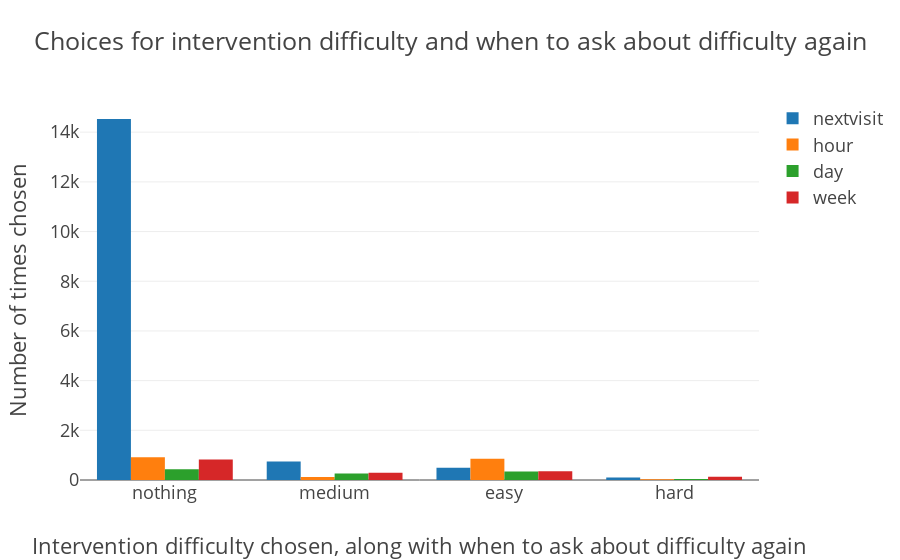

This figure's notebook cell:
### Code cell
# noexport

plot_survey_choice_to_difficulty_choice_counts()

### Figure 1 — Plotly figure (JSON) as saved in the notebook; plotly's stock layout.template omitted (floating-point values rounded to 4 significant figures)
{"data": [{"name": "nextvisit", "type": "bar", "uid": "acfbd814-7082-44c6-9e07-055346a816e5", "x": ["nothing", "medium", "easy", "hard"], "y": [14530, 746, 498, 99]}, {"name": "hour", "type": "bar", "uid": "a1e07014-0e03-4b1c-8745-793458d4db53", "x": ["nothing", "easy", "medium", "hard"], "y": [912, 854, 118, 31]}, {"name": "day", "type": "bar", "uid": "53298324-717f-4d25-801a-c93acdab1010", "x": ["nothing", "easy", "medium", "hard"], "y": [432, 339, 257, 38]}, {"name": "week", "type": "bar", "uid": "29cc541e-a61b-44d1-a574-347240e5b0ca", "x": ["nothing", "easy", "medium", "hard"], "y": [823, 348, 287, 128]}], "layout": {"font": {"size": 18}, "title": {"text": "Choices for intervention difficulty and when to ask about difficulty again"}, "xaxis": {"title": {"text": "Intervention difficulty chosen, along with when to ask about difficulty again"}}, "yaxis": {"title": {"text": "Number of times chosen"}}}}
